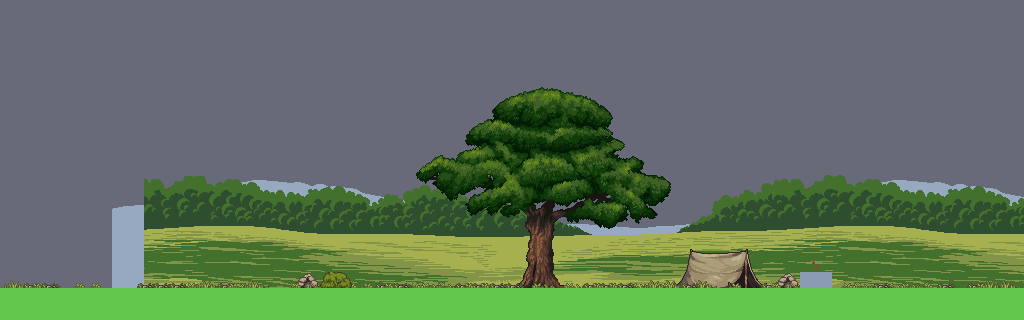

The image is a tile-based game level rendered from a .tmx file. Its description and source (layers, tilesets, objects; grid data summarised) follow:
An orthogonal 64x20 tile map with 16x16 px tiles, 14 tile layers (Bg_plains_mountain, BG_plains_hills, BG_plains_plains, BG_plains_river, ...), 23 tilesets and 11 objects (3x X_critter_flying, 3x X_critter_ground, Wisp, Pet, Hero, ...).

<map version="1.4" tiledversion="1.4.2" orientation="orthogonal" renderorder="right-down" compressionlevel="0" width="64" height="20" tilewidth="16" tileheight="16" infinite="0" backgroundcolor="#696A79" nextlayerid="16" nextobjectid="1"><tileset firstgid="1" name="Floor_Tiles2" tilewidth="16" tileheight="16" tilecount="648" columns="18" objectalignment="topleft" margin="0" spacing="0"><image source="../../../tiles/tiles/Floor Tiles2.png" width="288" height="576" /></tileset><tileset firstgid="649" name="Other_Tiles2" tilewidth="16" tileheight="16" tilecount="252" columns="18" objectalignment="topleft" margin="0" spacing="0"><image source="../../../tiles/tiles/Other Tiles2.png" width="288" height="224" /></tileset><tileset firstgid="901" name="Trees_foliage_trunk" tilewidth="16" tileheight="16" tilecount="1040" columns="80" objectalignment="topleft" margin="0" spacing="0"><image source="../../../tiles/trees/Trees_foliage_trunk.png" width="1280" height="208" /></tileset><tileset firstgid="1941" name="Tall_Grass" tilewidth="16" tileheight="16" tilecount="12" columns="6" objectalignment="topleft" margin="0" spacing="0"><image source="../../../tiles/int_ext_decoration/Tall Grass.png" width="96" height="32" /></tileset><tileset firstgid="1953" name="Decor" tilewidth="16" tileheight="16" tilecount="884" columns="26" objectalignment="topleft" margin="0" spacing="0"><image source="../../../tiles/int_ext_decoration/Decor.png" width="416" height="544" /></tileset><tileset firstgid="2837" name="Background_layers_layer_1" tilewidth="16" tileheight="16" tilecount="1408" columns="64" objectalignment="topleft" margin="0" spacing="0"><image source="../../../backgrounds/Normal BG/Background layers_layer 1.png" width="1024" height="346" /></tileset><tileset firstgid="4245" name="Garden_Decorations" tilewidth="16" tileheight="16" tilecount="112" columns="14" objectalignment="topleft" margin="0" spacing="0"><image source="../../../tiles/int_ext_decoration/Garden Decorations.png" width="224" height="128" /></tileset><tileset firstgid="4357" name="Farming_Tiles_and_Crops_32x32" tilewidth="16" tileheight="16" tilecount="1536" columns="48" objectalignment="topleft" margin="0" spacing="0"><image source="../../../tiles/int_ext_decoration/Farming Tiles and Crops 32x32.png" width="768" height="512" /></tileset><tileset firstgid="5893" name="Campfire_sheet" tilewidth="16" tileheight="16" tilecount="180" columns="10" objectalignment="topleft" margin="0" spacing="0"><image source="../../../tiles/animated/Campfire sheet.png" width="160" height="288" /></tileset><tileset firstgid="6073" name="Animated_Water_Tiles" tilewidth="16" tileheight="16" tilecount="880" columns="40" objectalignment="topleft" margin="0" spacing="0"><image source="../../../tiles/water/Animated Water Tiles.png" width="640" height="352" /></tileset><tileset firstgid="6953" name="Weeping_Willow1" tilewidth="16" tileheight="16" tilecount="168" columns="14" objectalignment="topleft" margin="0" spacing="0"><image source="../../../tiles/trees/Weeping Willow1.png" width="224" height="192" /></tileset><tileset firstgid="7121" name="Pixel_Art_Village" tilewidth="16" tileheight="16" tilecount="3150" columns="63" objectalignment="topleft" margin="0" spacing="0"><image source="../../../tiles/buildings/Pixel Art Village full sheet.png" width="996" height="800" /></tileset><tileset firstgid="10271" name="Pine_forest_sheet" tilewidth="16" tileheight="16" tilecount="637" columns="49" objectalignment="topleft" margin="0" spacing="0"><image source="../../../tiles/trees/Pine forest sheet.png" width="776" height="208" /></tileset><tileset firstgid="10908" name="Plains_parallax" tilewidth="16" tileheight="16" tilecount="3200" columns="40" objectalignment="topleft" margin="0" spacing="0"><image source="../../../backgrounds/Plains parallax.png" width="640" height="1280" /></tileset><tileset firstgid="14108" name="SSW_Tavern" tilewidth="16" tileheight="16" tilecount="3672" columns="68" objectalignment="topleft" margin="0" spacing="0"><image source="../../../tiles/buildings/SSW_Tavern.png" width="1088" height="864" /></tileset><tileset firstgid="17780" name="SSW_Interriors" tilewidth="16" tileheight="16" tilecount="3400" columns="68" objectalignment="topleft" margin="0" spacing="0"><image source="../../../tiles/buildings/SSW_Interriors.png" width="1088" height="800" /></tileset><tileset firstgid="21180" name="SSW_Buildings_and_Ruins" tilewidth="16" tileheight="16" tilecount="3552" columns="74" objectalignment="topleft" margin="0" spacing="0"><image source="../../../tiles/buildings/SSW_Buildings_and_Ruins.png" width="1184" height="768" /></tileset><tileset firstgid="24732" name="SSW_Workplaces" tilewidth="16" tileheight="16" tilecount="1352" columns="52" objectalignment="topleft" margin="0" spacing="0"><image source="../../../tiles/buildings/SSW_Workplaces.png" width="832" height="416" /></tileset><tileset firstgid="26084" name="House_Furniture_Tiles_32x32" tilewidth="16" tileheight="16" tilecount="936" columns="36" objectalignment="topleft" margin="0" spacing="0"><image source="../../../tiles/int_ext_decoration/House Furniture Tiles 32x32.png" width="576" height="416" /></tileset><tileset firstgid="27020" name="Castle_Tiles2" tilewidth="16" tileheight="16" tilecount="416" columns="26" objectalignment="topleft" margin="0" spacing="0"><image source="../../../tiles/buildings/Castle Tiles.png" width="416" height="256" /></tileset><tileset firstgid="27436" name="Characters_sheet1" tilewidth="16" tileheight="16" tilecount="2400" columns="40" objectalignment="topleft" margin="0" spacing="0"><image source="../../../../../../public/ASSORTED/characters/char_passive/characters sheet1.png" width="640" height="960" /></tileset><tileset firstgid="29836" name="Collsion_mask" tilewidth="16" tileheight="16" tilecount="20" columns="4" objectalignment="topleft" margin="0" spacing="0"><image source="../../../tiles/tiles/collsion-mask.png" width="64" height="80" /></tileset><tileset firstgid="29856" name="Terrain" tilewidth="16" tileheight="16" tilecount="4" columns="4" objectalignment="topleft"><image source="Terrain.intgrid.png" width="64" height="16" /></tileset><layer id="1" name="Bg_plains_mountain" width="64" height="20" opacity="1"><data>[1280 cells, 570 non-empty, 400 distinct tile ids]</data></layer><layer id="2" name="BG_plains_hills" width="64" height="20" opacity="1"><data>[1280 cells, 546 non-empty, 400 distinct tile ids]</data></layer><layer id="3" name="BG_plains_plains" width="64" height="20" opacity="1"><data>[1280 cells, 374 non-empty, 280 distinct tile ids]</data></layer><layer id="4" name="BG_plains_river" width="64" height="20" opacity="1"><data>[1280 cells, 4 non-empty, 4 distinct tile ids]</data></layer><layer id="5" name="Main_tree_trunk" width="64" height="20" opacity="1"><data>[1280 cells, 208 non-empty, 208 distinct tile ids]</data></layer><layer id="6" name="Main_tree_foliage" width="64" height="20" opacity="1"><data>[1280 cells, 208 non-empty, 208 distinct tile ids]</data></layer><layer id="7" name="Decor_shimmer" width="64" height="20" opacity="1"><data>[1280 cells, 18 non-empty, 18 distinct tile ids]</data></layer><layer id="8" name="Campfire" width="64" height="20" opacity="1"><data>[1280 cells, 4 non-empty, 4 distinct tile ids]</data></layer><layer id="9" name="Terrain_Tiles" width="64" height="20" opacity="1"><data>[1280 cells, 128 non-empty, 19 distinct tile ids]</data></layer><layer id="10" name="Grass_decoration_bg_1" width="64" height="20" opacity="1"><data>[1280 cells, 54 non-empty, 11 distinct tile ids]</data></layer><layer id="11" name="Grass_decoration_bg_2" width="64" height="20" opacity="1"><data>[1280 cells, 1 non-empty, 1 distinct tile ids]</data></layer><layer id="12" name="Terrain_values" width="64" height="20" opacity="1"><data>[1280 cells, 130 non-empty, 2 distinct tile ids]</data></layer><objectgroup id="13" name="Entities"><object name="Wisp" type="Wisp" x="440" y="224" width="64" height="64"><properties><property name="__anchorX" type="int" value="440" /><property name="__anchorY" type="int" value="224" /><property name="__cx" type="int" value="27" /><property name="__cy" type="int" value="14" /></properties></object><object name="Pet" type="Pet" x="648" y="224" width="64" height="64"><properties><property name="__anchorX" type="int" value="648" /><property name="__anchorY" type="int" value="224" /><property name="__cx" type="int" value="40" /><property name="__cy" type="int" value="14" /></properties></object><object name="Hero" type="Hero" x="776" y="224" width="64" height="64"><properties><property name="__anchorX" type="int" value="776" /><property name="__anchorY" type="int" value="224" /><property name="__cx" type="int" value="48" /><property name="__cy" type="int" value="14" /></properties></object><object name="Slime" type="Slime" x="112" y="256" width="32" height="32"><properties><property name="__anchorX" type="int" value="112" /><property name="__anchorY" type="int" value="256" /><property name="__cx" type="int" value="7" /><property name="__cy" type="int" value="16" /></properties></object><object name="X_bird_flying" type="X_bird_flying" x="464" y="128" width="32" height="32"><properties><property name="__anchorX" type="int" value="464" /><property name="__anchorY" type="int" value="128" /><property name="__cx" type="int" value="29" /><property name="__cy" type="int" value="8" /></properties></object><object name="X_critter_flying" type="X_critter_flying" x="976" y="208" width="16" height="16"><properties><property name="__anchorX" type="int" value="976" /><property name="__anchorY" type="int" value="208" /><property name="__cx" type="int" value="61" /><property name="__cy" type="int" value="13" /></properties></object><object name="X_critter_flying" type="X_critter_flying" x="816" y="176" width="16" height="16"><properties><property name="__anchorX" type="int" value="816" /><property name="__anchorY" type="int" value="176" /><property name="__cx" type="int" value="51" /><property name="__cy" type="int" value="11" /></properties></object><object name="X_critter_flying" type="X_critter_flying" x="608" y="224" width="16" height="16"><properties><property name="__anchorX" type="int" value="608" /><property name="__anchorY" type="int" value="224" /><property name="__cx" type="int" value="38" /><property name="__cy" type="int" value="14" /></properties></object><object name="X_critter_ground" type="X_critter_ground" x="208" y="272" width="16" height="16"><properties><property name="__anchorX" type="int" value="208" /><property name="__anchorY" type="int" value="272" /><property name="__cx" type="int" value="13" /><property name="__cy" type="int" value="17" /></properties></object><object name="X_critter_ground" type="X_critter_ground" x="512" y="272" width="16" height="16"><properties><property name="__anchorX" type="int" value="512" /><property name="__anchorY" type="int" value="272" /><property name="__cx" type="int" value="32" /><property name="__cy" type="int" value="17" /></properties></object><object name="X_critter_ground" type="X_critter_ground" x="848" y="272" width="16" height="16"><properties><property name="__anchorX" type="int" value="848" /><property name="__anchorY" type="int" value="272" /><property name="__cx" type="int" value="53" /><property name="__cy" type="int" value="17" /></properties></object></objectgroup><layer id="14" name="Grass_decoration_fg_1" width="64" height="20" opacity="1"><data>[1280 cells, 52 non-empty, 15 distinct tile ids]</data></layer><layer id="15" name="Grass_decoration_fg_2" width="64" height="20" opacity="1"><data>[1280 cells, 1 non-empty, 1 distinct tile ids]</data></layer></map>
